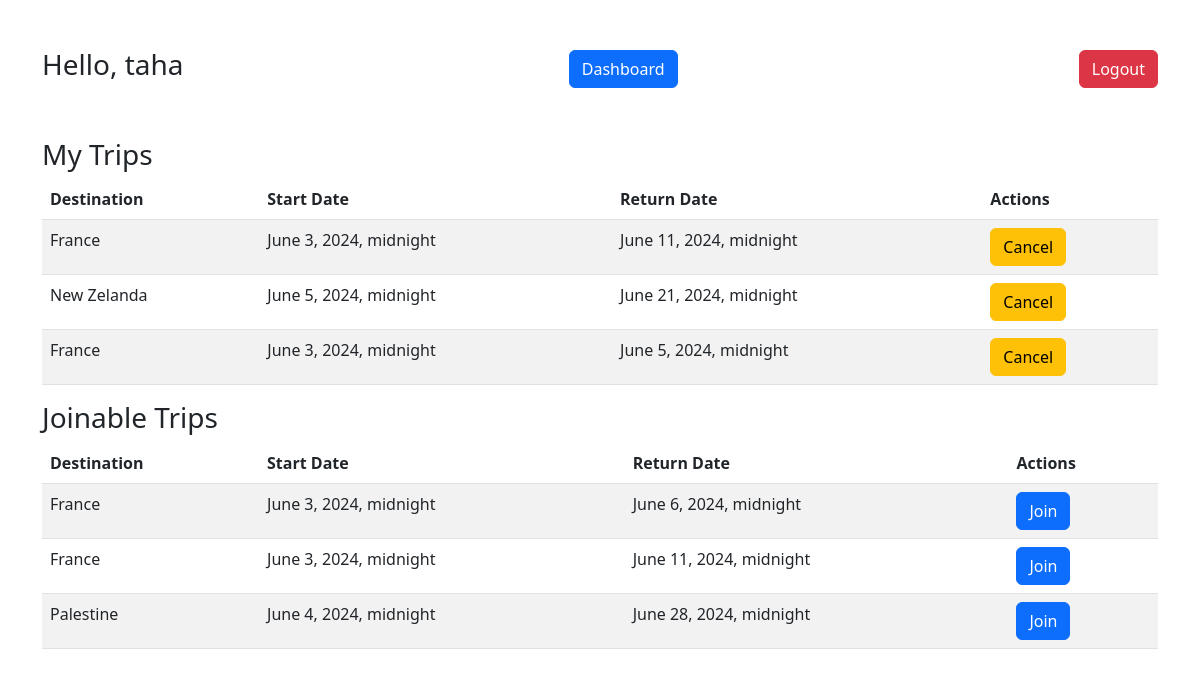
/mytrips (signed in), run on the app's committed database.
### myapp/models.py (models this page shows)
class User(models.Model):
    firstname = models.CharField(max_length=255)
    lastname = models.CharField(max_length=255)
    email = models.CharField(max_length=255)
    password = models.CharField(max_length=255)
    created_at = models.DateTimeField(auto_now_add=True)
    updated_at = models.DateTimeField(auto_now=True)
    objects = UserManager()

class Trip(models.Model):
    destination = models.CharField(max_length=255)
    start_date = models.DateTimeField()
    end_date = models.DateTimeField()
    travelers = models.ManyToManyField(User, related_name="trips")
    itinerary = models.CharField(max_length=50)
    created_at = models.DateTimeField(auto_now_add=True)
    updated_at = models.DateTimeField(auto_now=True)
    organizer = models.ForeignKey(User, related_name="user_trips", on_delete=models.CASCADE)
    objects = TripManager()

### myapp/views.py (the view)
# urls.py: path('mytrips', views.my_trips, name='my_trips'),
def my_trips(request):
    if 'user_id' not in request.session:
        return redirect('/')
    user = User.objects.get(id=request.session['user_id'])
    my_trips = user.trips.all()
    joinable_trips = Trip.objects.exclude(travelers=user)
    context = {
        'user': user,
        'my_trips': my_trips,
        'joinable_trips': joinable_trips,
    }
    return render(request, 'mytrips.html', context)

### myapp/Templates/mytrips.html (shortened to what this page needs)
<!DOCTYPE html>
<html lang="en">
<head>
    <link href="https://cdn.jsdelivr.net/npm/bootstrap@5.2.0-beta1/dist/css/bootstrap.min.css" rel="stylesheet">
</head>
<body>
    <div class="container mt-5">
        <div class="d-flex justify-content-between align-items-center">
            <h3>Hello, {{ user.firstname }}</h3>
            <a href="/dashboard" class="btn btn-primary me-3">Dashboard</a>
            <a href="/logout" class="btn btn-danger">Logout</a>
        </div>
    </div>
    <div class="container mt-5">
        <h3>My Trips</h3>
        <table class="table table-striped">
            <thead>
                <tr>
                    <th>Destination</th>
                    <th>Start Date</th>
                    <th>Return Date</th>
                    <th>Actions</th>
                </tr>
            </thead>
            <tbody>
                {% for trip in my_trips %}
                <tr>
                    <td>{{ trip.destination }}</td>
                    <td>{{ trip.start_date }}</td>
                    <td>{{ trip.end_date }}</td>
                    <td>
                        <form action="{% url 'leave_trip' trip.id %}" method="POST">
                            <button type="submit" class="btn btn-warning">Cancel</button>
                        </form>
                    </td>
                </tr>
                {% endfor %}
            </tbody>
        </table>
        <h3>Joinable Trips</h3>
        <table class="table table-striped">
            <thead>
                <tr>
                    <th>Destination</th>
                    <th>Start Date</th>
                    <th>Return Date</th>
                    <th>Actions</th>
                </tr>
            </thead>
            <tbody>
                {% for trip in joinable_trips %}
                <tr>
                    <td>{{ trip.destination }}</td>
                    <td>{{ trip.start_date }}</td>
                    <td>{{ trip.end_date }}</td>
                    <td>
                        <form action="{% url 'join_trip' trip.id %}" method="POST">
                            <button type="submit" class="btn btn-primary">Join</button>
                        </form>
                    </td>
                </tr>
                {% endfor %}
            </tbody>
        </table>
    </div>
</body>
</html>

### data on the page
User: firstname "taha"
Trip: destination "France", start_date "June 3, 2024, midnight", end_date "June 11, 2024, midnight"
Trip: destination "New Zelanda", start_date "June 5, 2024, midnight", end_date "June 21, 2024, midnight"
Trip: destination "France", start_date "June 3, 2024, midnight", end_date "June 5, 2024, midnight"
Trip: destination "France", start_date "June 3, 2024, midnight", end_date "June 6, 2024, midnight"
Trip: destination "France", start_date "June 3, 2024, midnight", end_date "June 11, 2024, midnight"
Trip: destination "Palestine", start_date "June 4, 2024, midnight", end_date "June 28, 2024, midnight"
